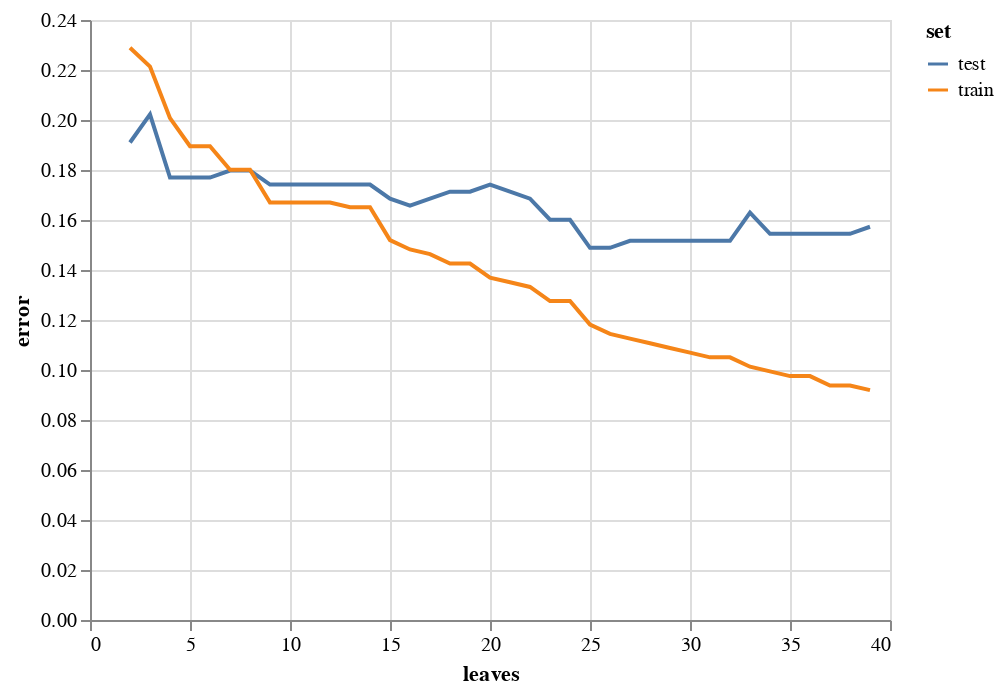

The cell this chart's notebook holds for it:
### Code cell
c

### Figure 1 — Vega-Lite specification as saved in the notebook (floating-point values rounded to 4 significant figures)
{"config": {"view": {"continuousWidth": 400, "continuousHeight": 300}}, "data": {"name": "data-8e39a3a0b52f12b9ee4021dfc59103f0"}, "mark": "line", "encoding": {"color": {"field": "set", "type": "nominal"}, "tooltip": {"field": "error", "type": "quantitative"}, "x": {"field": "leaves", "type": "quantitative"}, "y": {"field": "error", "type": "quantitative"}}, "$schema": "https://vega.github.io/schema/vega-lite/v4.17.0.json", "datasets": {"data-8e39a3a0b52f12b9ee4021dfc59103f0": [{"leaves": 2, "error": 0.191, "set": "test"}, {"leaves": 2, "error": 0.2289, "set": "train"}, {"leaves": 3, "error": 0.2022, "set": "test"}, {"leaves": 3, "error": 0.2214, "set": "train"}, {"leaves": 4, "error": 0.177, "set": "test"}, {"leaves": 4, "error": 0.2008, "set": "train"}, {"leaves": 5, "error": 0.177, "set": "test"}, {"leaves": 5, "error": 0.1895, "set": "train"}, {"leaves": 6, "error": 0.177, "set": "test"}, {"leaves": 6, "error": 0.1895, "set": "train"}, {"leaves": 7, "error": 0.1798, "set": "test"}, {"leaves": 7, "error": 0.1801, "set": "train"}, {"leaves": 8, "error": 0.1798, "set": "test"}, {"leaves": 8, "error": 0.1801, "set": "train"}, {"leaves": 9, "error": 0.1742, "set": "test"}, {"leaves": 9, "error": 0.167, "set": "train"}, {"leaves": 10, "error": 0.1742, "set": "test"}, {"leaves": 10, "error": 0.167, "set": "train"}, {"leaves": 11, "error": 0.1742, "set": "test"}, {"leaves": 11, "error": 0.167, "set": "train"}, {"leaves": 12, "error": 0.1742, "set": "test"}, {"leaves": 12, "error": 0.167, "set": "train"}, {"leaves": 13, "error": 0.1742, "set": "test"}, {"leaves": 13, "error": 0.1651, "set": "train"}, {"leaves": 14, "error": 0.1742, "set": "test"}, {"leaves": 14, "error": 0.1651, "set": "train"}, {"leaves": 15, "error": 0.1685, "set": "test"}, {"leaves": 15, "error": 0.152, "set": "train"}, {"leaves": 16, "error": 0.1657, "set": "test"}, {"leaves": 16, "error": 0.1482, "set": "train"}, {"leaves": 17, "error": 0.1685, "set": "test"}, {"leaves": 17, "error": 0.1463, "set": "train"}, {"leaves": 18, "error": 0.1713, "set": "test"}, {"leaves": 18, "error": 0.1426, "set": "train"}, {"leaves": 19, "error": 0.1713, "set": "test"}, {"leaves": 19, "error": 0.1426, "set": "train"}, {"leaves": 20, "error": 0.1742, "set": "test"}, {"leaves": 20, "error": 0.137, "set": "train"}, {"leaves": 21, "error": 0.1713, "set": "test"}, {"leaves": 21, "error": 0.1351, "set": "train"}, {"leaves": 22, "error": 0.1685, "set": "test"}, {"leaves": 22, "error": 0.1332, "set": "train"}, {"leaves": 23, "error": 0.1601, "set": "test"}, {"leaves": 23, "error": 0.1276, "set": "train"}, {"leaves": 24, "error": 0.1601, "set": "test"}, {"leaves": 24, "error": 0.1276, "set": "train"}, {"leaves": 25, "error": 0.1489, "set": "test"}, {"leaves": 25, "error": 0.1182, "set": "train"}, {"leaves": 26, "error": 0.1489, "set": "test"}, {"leaves": 26, "error": 0.1144, "set": "train"}, {"leaves": 27, "error": 0.1517, "set": "test"}, {"leaves": 27, "error": 0.1126, "set": "train"}, {"leaves": 28, "error": 0.1517, "set": "test"}, {"leaves": 28, "error": 0.1107, "set": "train"}, {"leaves": 29, "error": 0.1517, "set": "test"}, {"leaves": 29, "error": 0.1088, "set": "train"}, {"leaves": 30, "error": 0.1517, "set": "test"}, {"leaves": 30, "error": 0.1069, "set": "train"}, {"leaves": 31, "error": 0.1517, "set": "test"}, {"leaves": 31, "error": 0.1051, "set": "train"}, {"leaves": 32, "error": 0.1517, "set": "test"}, {"leaves": 32, "error": 0.1051, "set": "train"}, {"leaves": 33, "error": 0.1629, "set": "test"}, {"leaves": 33, "error": 0.1013, "set": "train"}, {"leaves": 34, "error": 0.1545, "set": "test"}, {"leaves": 34, "error": 0.09944, "set": "train"}, {"leaves": 35, "error": 0.1545, "set": "test"}, {"leaves": 35, "error": 0.09756, "set": "train"}, {"leaves": 36, "error": 0.1545, "set": "test"}, {"leaves": 36, "error": 0.09756, "set": "train"}, {"leaves": 37, "error": 0.1545, "set": "test"}, {"leaves": 37, "error": 0.09381, "set": "train"}, {"leaves": 38, "error": 0.1545, "set": "test"}, {"leaves": 38, "error": 0.09381, "set": "train"}, {"leaves": 39, "error": 0.1573, "set": "test"}, {"leaves": 39, "error": 0.09193, "set": "train"}]}}
